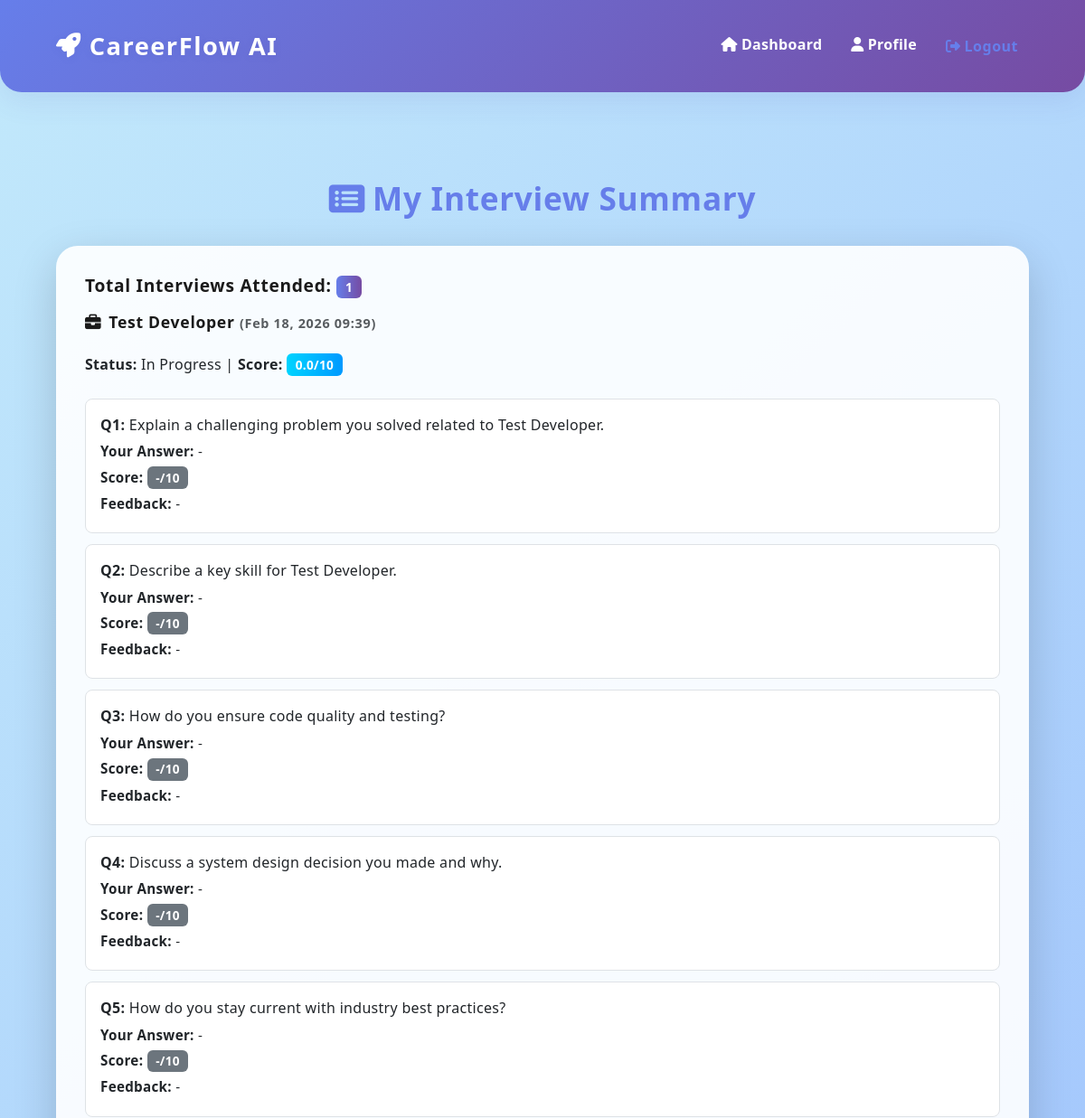
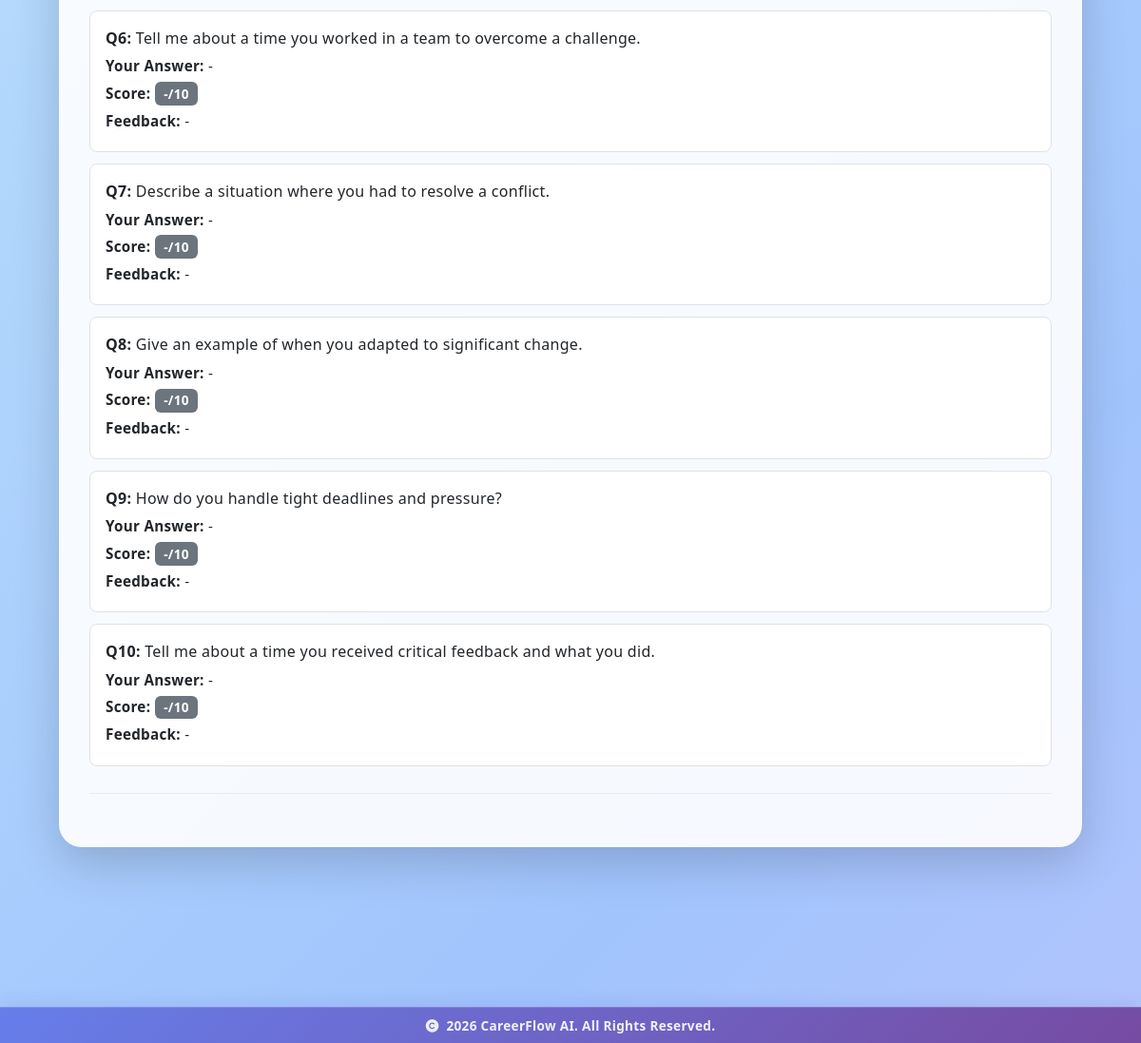
/summary/ (signed in), run on the app's committed database (2 pictures, top to bottom).
### interviews/models.py (models this page shows, shortened)
class InterviewSession(models.Model):
    STATUS_CHOICES = [
        ('setup', 'Setup'),
        ('in_progress', 'In Progress'),
        ('completed', 'Completed'),
    ]
    user = models.ForeignKey(User, on_delete=models.CASCADE)
    job_description = models.TextField()
    role_title = models.CharField(max_length=200)
    resume = models.FileField(upload_to='resumes/')
    status = models.CharField(max_length=20, choices=STATUS_CHOICES, default='setup')
    overall_score = models.FloatField(default=0.0)
    created_at = models.DateTimeField(auto_now_add=True)
    completed_at = models.DateTimeField(null=True, blank=True)

class Question(models.Model):
    TYPE_CHOICES = [
        ('technical', 'Technical'),
        ('behavioral', 'Behavioral'),
    ]
    session = models.ForeignKey(InterviewSession, on_delete=models.CASCADE, related_name='questions')
    question_text = models.TextField()
    question_type = models.CharField(max_length=20, choices=TYPE_CHOICES)
    order = models.IntegerField(default=0)

### core/views.py (the view)
# urls.py: path('summary/', views.summary, name='summary'),
@login_required
def summary(request):
    sessions = InterviewSession.objects.filter(user=request.user).order_by('-created_at')
    return render(request, 'core/summary.html', {'sessions': sessions})

### core/templates/core/summary.html (shortened to what this page needs)
{% extends 'base.html' %}
{% block content %}
<div class="container py-4 py-md-5">
  <div class="row mb-4">
    <div class="col-12 text-center">
      <h1 class="dashboard-header mb-2" style="font-size: clamp(1.8rem, 5vw, 2.2rem);font-weight:700;color:#667eea;">
        <i class="fas fa-list-alt me-2"></i>My Interview Summary
      </h1>
    </div>
  </div>
  <div class="row mb-4">
    <div class="col-12">
      <div class="card shadow-lg border-0 mb-4">
        <div class="card-body">
          <h4 class="mb-3" style="font-size: clamp(1rem, 2vw, 1.2rem);">Total Interviews Attended: <span class="badge bg-primary">{{ sessions.count }}</span></h4>
          {% for session in sessions %}
          <div class="mb-4 pb-3" style="border-bottom: 1px solid #e9ecef;">
            <h5 style="font-size: clamp(1rem, 2vw, 1.1rem); word-break: break-word;"><i class="fas fa-briefcase me-2"></i>{{ session.role_title }} <small class="text-muted" style="font-size: clamp(0.8rem, 1.5vw, 0.9rem);">({{ session.created_at|date:'M d, Y H:i' }})</small></h5>
            <p style="font-size: clamp(0.9rem, 1.5vw, 1rem);"><strong>Status:</strong> {{ session.get_status_display }} | <strong>Score:</strong> <span class="badge bg-info">{{ session.overall_score|floatformat:1 }}/10</span></p>
            <div class="list-group">
              {% for question in session.questions.all %}
              <div class="list-group-item" style="padding: clamp(12px, 2vw, 16px); border: 1px solid #dee2e6; margin-bottom: 12px; border-radius: 0.5rem;">
                <p class="mb-1" style="font-size: clamp(0.9rem, 1.5vw, 1rem); word-break: break-word;"><strong>Q{{ question.order }}:</strong> {{ question.question_text }}</p>
                <p class="mb-1" style="font-size: clamp(0.85rem, 1.5vw, 0.95rem); word-break: break-word;"><strong>Your Answer:</strong> {{ question.answer.user_response|default:'-' }}</p>
                <p class="mb-1" style="font-size: clamp(0.85rem, 1.5vw, 0.95rem);"><strong>Score:</strong> <span class="badge bg-secondary">{{ question.answer.ai_score|default:'-' }}/10</span></p>
                <p class="mb-1" style="font-size: clamp(0.85rem, 1.5vw, 0.95rem); word-break: break-word;"><strong>Feedback:</strong> {{ question.answer.ai_feedback|default:'-' }}</p>
              </div>
              {% endfor %}
            </div>
          </div>
          {% empty %}
          <p style="font-size: clamp(0.95rem, 1.5vw, 1rem);">No interviews taken yet.</p>
          {% endfor %}
        </div>
      </div>
    </div>
  </div>
</div>
{% endblock %}

### core/static/responsive.css (style rules this page uses)
:root { --font-size-base: clamp(14px, 2.5vw, 16px); --font-size-h1: clamp(24px, 5vw, 48px); --font-size-h2: clamp(20px, 4vw, 36px); --font-size-h3: clamp(18px, 3.5vw, 28px); --font-size-h4: clamp(16px, 3vw, 24px); --font-size-h5: clamp(14px, 2.5vw, 20px); --spacing-xs: clamp(4px, 1vw, 8px); --spacing-sm: clamp(8px, 2vw, 12px); --spacing-md: clamp(16px, 3vw, 24px); --spacing-lg: clamp(24px, 4vw, 32px); --spacing-xl: clamp(32px, 5vw, 48px); --padding-mobile: clamp(12px, 3vw, 16px); --padding-tablet: clamp(16px, 4vw, 20px); --padding-desktop: clamp(24px, 5vw, 32px); }
* { box-sizing: border-box; }
html { font-size: 16px; scroll-behavior: smooth; }
body { font-size: var(--font-size-base); line-height: 1.6; font-family: 'Segoe UI', Tahoma, Geneva, Verdana, sans-serif; word-break: break-word; overflow-x: hidden; }
h1, h2, h3, h4, h5, h6 { line-height: 1.2; margin-bottom: var(--spacing-md); word-wrap: break-word; }
h1 { font-size: var(--font-size-h1); }
h4 { font-size: var(--font-size-h4); }
h5 { font-size: var(--font-size-h5); }
p { margin-bottom: var(--spacing-md); font-size: inherit; }
.small, small { font-size: 85%; line-height: 1; }
.container, .container-fluid { padding-left: var(--padding-mobile); padding-right: var(--padding-mobile); }
@media (min-width: 768px) { .container, .container-fluid { padding-left: var(--padding-tablet); padding-right: var(--padding-tablet); } }
@media (min-width: 1200px) { .container, .container-fluid { padding-left: var(--padding-desktop); padding-right: var(--padding-desktop); } }
.row { margin-left: calc(-1 * var(--spacing-xs)); margin-right: calc(-1 * var(--spacing-xs)); }
.row > * { padding-left: var(--spacing-xs); padding-right: var(--spacing-xs); }
@media (min-width: 768px) { .row { margin-left: calc(-1 * var(--spacing-md)); margin-right: calc(-1 * var(--spacing-md)); } }
@media (min-width: 768px) { .row > * { padding-left: var(--spacing-md); padding-right: var(--spacing-md); } }
.card { margin-bottom: var(--spacing-md); border-radius: clamp(0.8rem, 2vw, 1.5rem); }
.card-body { padding: var(--padding-mobile); }
@media (min-width: 768px) { .card-body { padding: var(--padding-tablet); } }
@media (min-width: 1200px) { .card-body { padding: var(--padding-desktop); } }
.badge { font-size: clamp(0.7rem, 1.2vw, 0.85rem); padding: clamp(0.2rem, 0.5vw, 0.35rem) clamp(0.4rem, 1vw, 0.6rem); word-break: break-word; display: inline-block; }
@media (orientation: portrait) { body { max-width: 100%; } }

### core/templates/base.html (style rules this page uses)
* { transition: all 0.3s cubic-bezier(0.4, 0.0, 0.2, 1); }
html, body { scroll-behavior: smooth; }
body { min-height: 100vh; background: linear-gradient(-45deg, #e3ffe8, #e9eafc, #f8e1ff, #e0c3fc, #a1c4fd, #c2e9fb); background-size: 400% 400%; animation: gradientBG 15s ease infinite; font-family: 'Segoe UI', Tahoma, Geneva, Verdana, sans-serif; font-weight: 500; letter-spacing: 0.3px; }
.card { background: rgba(255,255,255,0.90); box-shadow: 0 12px 40px 0 rgba(31, 38, 135, 0.15); border-radius: clamp(0.8rem, 2vw, 1.5rem); border: 1px solid rgba(255,255,255,0.25); backdrop-filter: blur(12px); animation: slideInUp 0.5s ease; }
h1, h2, h3, h4, h5, h6 { font-weight: 700; letter-spacing: 0.7px; color: #1a1a1a; word-break: break-word; }
h1 { font-size: clamp(24px, 5vw, 48px); }
h4 { font-size: clamp(16px, 3vw, 24px); }
h5 { font-size: clamp(14px, 2.5vw, 20px); }
.badge.bg-primary { background: linear-gradient(90deg, #667eea 0%, #764ba2 100%) !important; color: #fff !important; font-size: clamp(0.7rem, 1.2vw, 0.85rem); }
.badge.bg-info { background: linear-gradient(90deg, #00d4ff 0%, #0099ff 100%) !important; color: #fff !important; font-size: clamp(0.7rem, 1.2vw, 0.85rem); }

### data on the page
InterviewSession: role_title "Test Developer", created_at "Feb 18, 2026 09:39", status "In Progress", overall_score "0.0"
Question: order "1", question_text "Explain a challenging problem you solved related to Test Developer.", answer.user_response "-", answer.ai_score "-", answer.ai_feedback "-"
Question: order "2", question_text "Describe a key skill for Test Developer.", answer.user_response "-", answer.ai_score "-", answer.ai_feedback "-"
Question: order "3", question_text "How do you ensure code quality and testing?", answer.user_response "-", answer.ai_score "-", answer.ai_feedback "-"
Question: order "4", question_text "Discuss a system design decision you made and why.", answer.user_response "-", answer.ai_score "-", answer.ai_feedback "-"
Question: order "5", question_text "How do you stay current with industry best practices?", answer.user_response "-", answer.ai_score "-", answer.ai_feedback "-"
Question: order "6", question_text "Tell me about a time you worked in a team to overcome a challenge.", answer.user_response "-", answer.ai_score "-", answer.ai_feedback "-"
Question: order "7", question_text "Describe a situation where you had to resolve a conflict.", answer.user_response "-", answer.ai_score "-", answer.ai_feedback "-"
Question: order "8", question_text "Give an example of when you adapted to significant change.", answer.user_response "-", answer.ai_score "-", answer.ai_feedback "-"
Question: order "9", question_text "How do you handle tight deadlines and pressure?", answer.user_response "-", answer.ai_score "-", answer.ai_feedback "-"
Question: order "10", question_text "Tell me about a time you received critical feedback and what you did.", answer.user_response "-", answer.ai_score "-", answer.ai_feedback "-"

### other printed values
{{ sessions.count }} "1"
